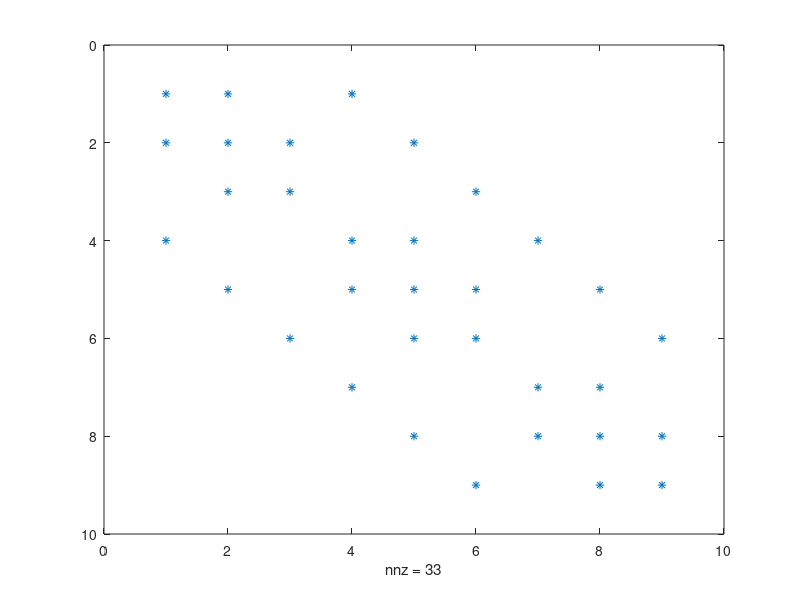

MATLAB code to generate this figure:
clear;
clc;
Nx = 3; % J: number of division for x
Ny = 3;
a=1
b=1
U= zeros(Nx*Nx,Ny*Ny);
T=zeros(1,Nx*Nx)
dx=1/(Nx+1);
for i=1:Ny*Ny
    
    U(i,i)=-4;
    
    if(i-1>0 && mod((i-1),Nx)~=0)
        U(i-1,i)=1;
    end
        if(i+1<=Nx*Nx && mod((i),Nx)~=0)
        U(i+1,i)=1;
        end
   
        if(i+Nx<=Nx*Nx)
            U(i+Nx,i)=1;
        end
        if(i-Nx>0)
            U(i-Nx,i)=1;
        end
        
        T(i)=dx^2*-2*pi*pi*sin(pi*a*(Nx+1)^-1)*sin(pi*b*(Nx+1)^-1);
        b=b+1;
        if(b>Nx)
            b=1;
            a=a+1;
        end
end
spy(U)
U

T

q=inv(U)*T'